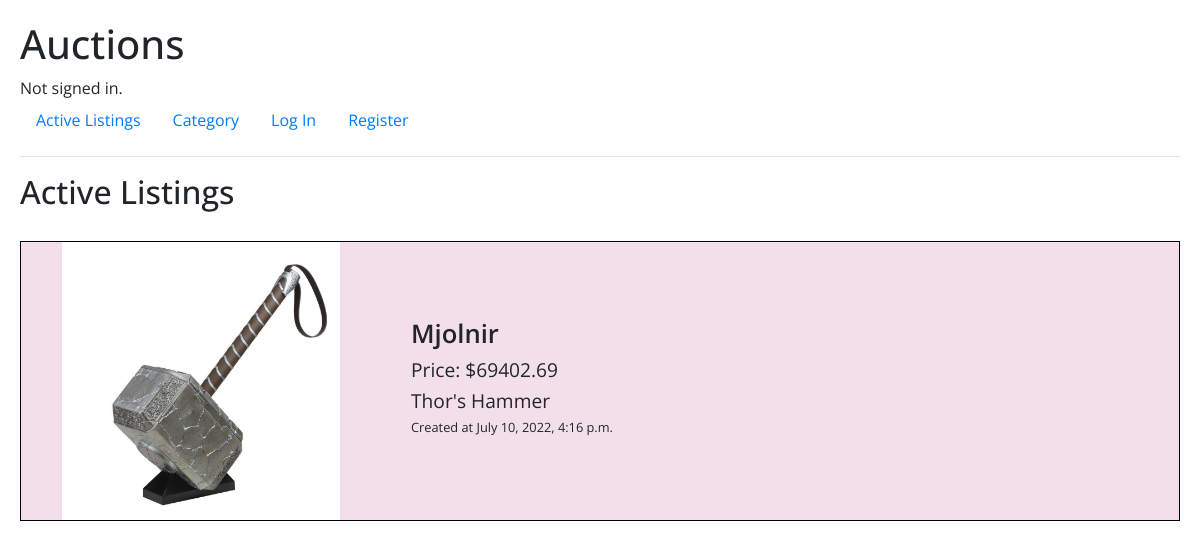
/categories/Other, run on an earlier commit of the app's database.
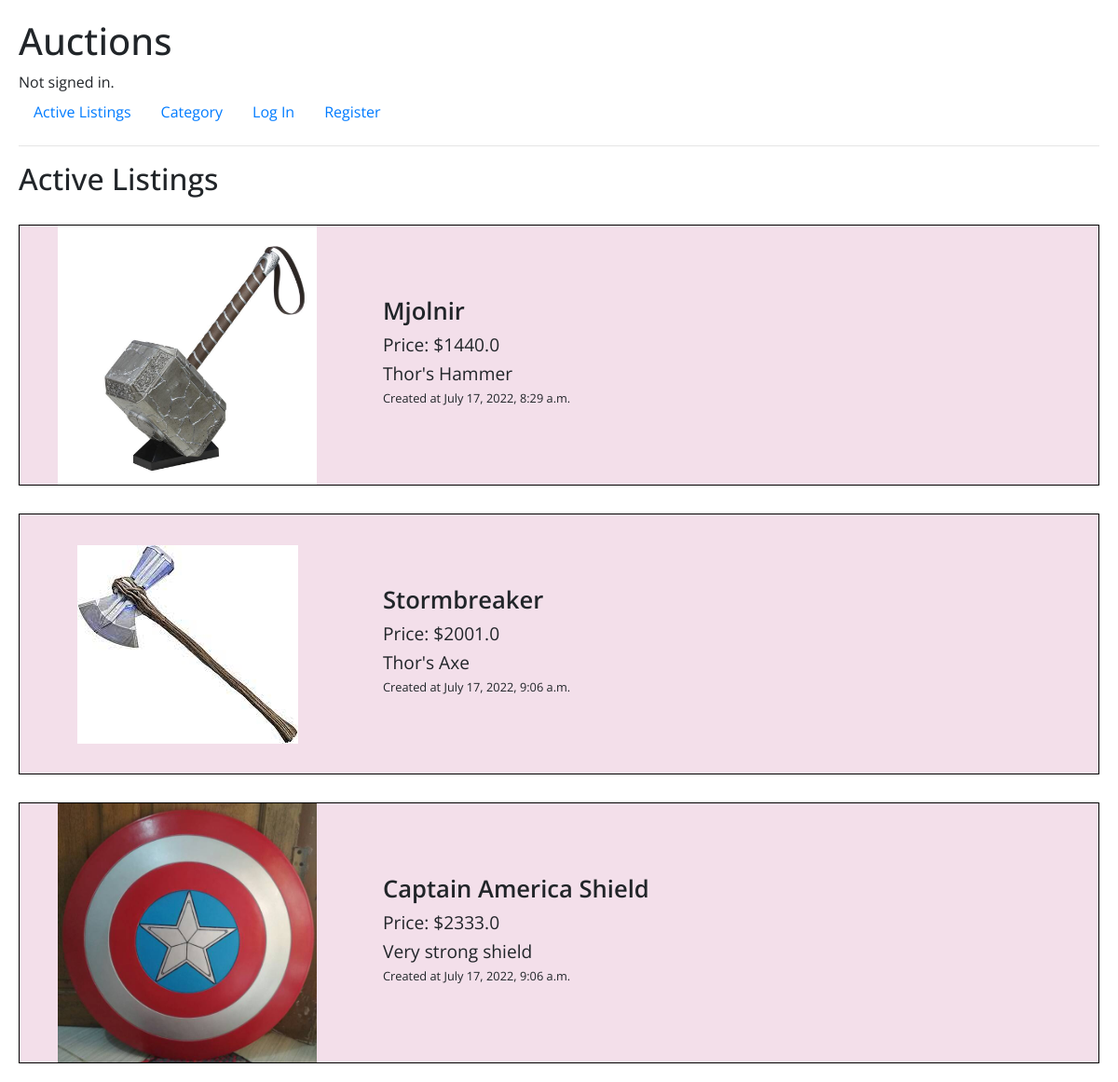
And on a later commit of the database.
### auctions/models.py (models this page shows, shortened)
class AuctionListing(models.Model):
    user = models.ForeignKey(User, on_delete=models.CASCADE, related_name="listings")
    title = models.CharField(max_length=64)
    description = models.TextField(null=True, blank=True)
    starting_bid = models.FloatField()
    image = models.ImageField(upload_to='auctions/resources/upload')
    date_created = models.DateTimeField(default=datetime.now())
    category = models.ForeignKey(Category, on_delete=models.CASCADE, related_name="listings", null=True, blank=True)
    active_status = models.BooleanField(default=True)

### auctions/views.py (the view)
# urls.py: path("categories/<str:category_name>", views.category, name="category")
def category(request, category_name):
    category = Category.objects.get(name=category_name)
    listings = AuctionListing.objects.filter(category=category)
    return render(request, "auctions/index.html", {
        "listings": listings
    })

### auctions/templates/auctions/index.html
{% extends "auctions/layout.html" %}
{% block body %}
    <h2>Active Listings</h2>
    {% for listing in listings %}
        {% if listing.active_status %}
            <a href="{% url 'listing_item' listing_id=listing.id %}" class="listing-button">
                <div class="listing-card">
                    <div class="image-listing">
                        <img src="{{ listing.image.url }}" alt="{{ listing.title }}">
                    </div>
                    <div class="detail-listing">
                        <h2>{{ listing.title }}</h2>
                        <h3>Price: ${{ listing.starting_bid }}</h3>
                        {% if listing.description %}
                            <h3> {{ listing.description }}</h3>
                        {% endif %}
                        <h5> Created at {{ listing.date_created }}</h5>
                    </div>
                </div>
            </a>
        {% endif %}
    {% empty %}
        No active listings
    {% endfor %}
{% endblock %}

### auctions/templates/auctions/layout.html (shortened to what this page needs)
{% load static %}
<!DOCTYPE html>
<html lang="en">
    <head>
        <link rel="stylesheet" href="https://stackpath.bootstrapcdn.com/bootstrap/4.4.1/css/bootstrap.min.css">
        <link rel="stylesheet" href="{% static 'auctions/style.css' %}">
    </head>
    <body>
        <h1>Auctions</h1>
        <div>
            {% if user.is_authenticated %}
                Signed in as <strong>{{ user.username }}</strong>.
            {% else %}
                Not signed in.
            {% endif %}
        </div>
        <ul class="nav">
            <li class="nav-item">
                <a class="nav-link" href="{% url 'index' %}">Active Listings</a>
            </li>
            <li class="nav-item">
                <a class="nav-link" href="{% url 'category_list' %}">Category</a>
            </li>
            {% if user.is_authenticated %}
                <li class="nav-item">
                    <a class="nav-link" href="{% url 'watchlist' user.username %}">Watchlist</a>
                </li>
                <li class="nav-item">
                    <a class="nav-link" href="{% url 'create_listing' %}">Create Listing</a>
                </li>
                <li class="nav-item">
                    <a class="nav-link" href="{% url 'logout' %}">Log Out</a>
                </li>
            {% else %}
                <li class="nav-item">
                    <a class="nav-link" href="{% url 'login' %}">Log In</a>
                </li>
                <li class="nav-item">
                    <a class="nav-link" href="{% url 'register' %}">Register</a>
                </li>
            {% endif %}
        </ul>
        <hr>
        {% block body %}
        {% endblock %}
    </body>
</html>

### auctions/static/auctions/style.css (style rules this page uses)
body { margin: 20px; font-family: 'Open Sans', sans-serif; }
.listing-card { display: flex; align-items: center; margin-top: 30px; height: 35vh; border: 1px solid black; background-color: #f3dfea; cursor: pointer; transition: 0.2s; }
.listing-card .image-listing { width: 30vw; height: 100%; display: flex; justify-content: center; align-items: center; }
.image-listing img { max-width: 100%; max-height: 100%; }
.listing-card .detail-listing { margin-left: 30px; display: flex; align-items: flex-start; justify-content: center; flex-direction: column; width: 60vw; height: 100%; }
.listing-card .detail-listing h2 { font-size: 1.6em; font-weight: 600; }
.listing-card .detail-listing h3 { font-size: 1.20em; font-weight: 400; }
.listing-card .detail-listing h5 { font-size: 0.8em; font-weight: 400; }
a.listing-button { color: inherit; text-decoration: inherit; }

What changed in the data, as far as the page shows it:
changed AuctionListing "Mjolnir": starting_bid "69402.69" → "1440.0"; date_created "July 10, 2022, 4:16 p.m." → "July 17, 2022, 8:29 a.m."
now on this page (row edited): AuctionListing: image (picture), title "Stormbreaker", starting_bid "2001.0", description "Thor's Axe", date_created "July 17, 2022, 9:06 a.m."
now on this page (row edited): AuctionListing: image (picture), title "Captain America Shield", starting_bid "2333.0", description "Very strong shield", date_created "July 17, 2022, 9:06 a.m."
